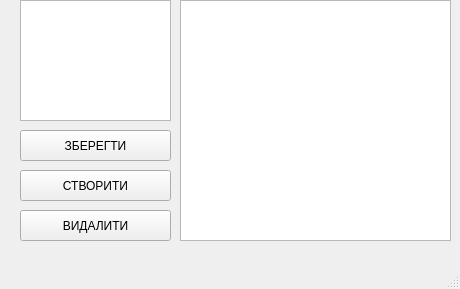
<?xml version="1.0" encoding="UTF-8"?>
<ui version="4.0">
 <class>MainWindow</class>
 <widget class="QMainWindow" name="MainWindow">
  <property name="geometry">
   <rect>
    <x>0</x>
    <y>0</y>
    <width>460</width>
    <height>289</height>
   </rect>
  </property>
  <property name="windowTitle">
   <string>MainWindow</string>
  </property>
  <widget class="QWidget" name="centralwidget">
   <widget class="QPushButton" name="pushButton">
    <property name="geometry">
     <rect>
      <x>20</x>
      <y>170</y>
      <width>151</width>
      <height>31</height>
     </rect>
    </property>
    <property name="text">
     <string>СТВОРИТИ</string>
    </property>
   </widget>
   <widget class="QPushButton" name="pushButton_2">
    <property name="geometry">
     <rect>
      <x>20</x>
      <y>210</y>
      <width>151</width>
      <height>31</height>
     </rect>
    </property>
    <property name="text">
     <string>ВИДАЛИТИ</string>
    </property>
   </widget>
   <widget class="QPushButton" name="pushButton_3">
    <property name="geometry">
     <rect>
      <x>20</x>
      <y>130</y>
      <width>151</width>
      <height>31</height>
     </rect>
    </property>
    <property name="text">
     <string>ЗБЕРЕГТИ</string>
    </property>
   </widget>
   <widget class="QTextEdit" name="textEdit_2">
    <property name="geometry">
     <rect>
      <x>180</x>
      <y>0</y>
      <width>271</width>
      <height>241</height>
     </rect>
    </property>
   </widget>
   <widget class="QListWidget" name="listWidget">
    <property name="geometry">
     <rect>
      <x>20</x>
      <y>0</y>
      <width>151</width>
      <height>121</height>
     </rect>
    </property>
   </widget>
  </widget>
  <widget class="QMenuBar" name="menubar">
   <property name="geometry">
    <rect>
     <x>0</x>
     <y>0</y>
     <width>460</width>
     <height>21</height>
    </rect>
   </property>
  </widget>
  <widget class="QStatusBar" name="statusbar"/>
 </widget>
 <resources/>
 <connections/>
</ui>
